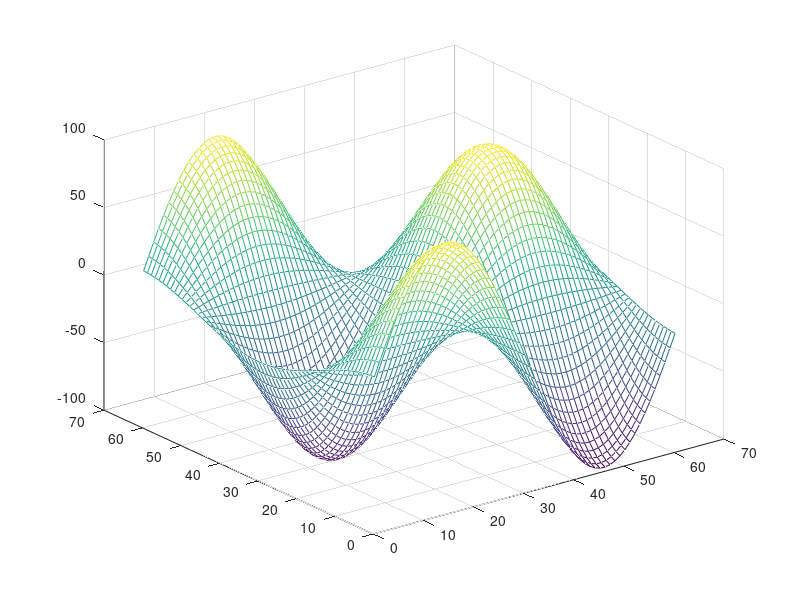

Recreate this plot in MATLAB. (Note: this script raises an error after producing the figure.)
close all;clear all
profile on;
for i=1:100
  [xx,yy]=meshgrid(-3:0.1:3,-3:0.1:3);
  mesh(sin(xx).*cos(yy)*i);
  zlim([-100,100]);
  drawnow;
end
profile viewer
